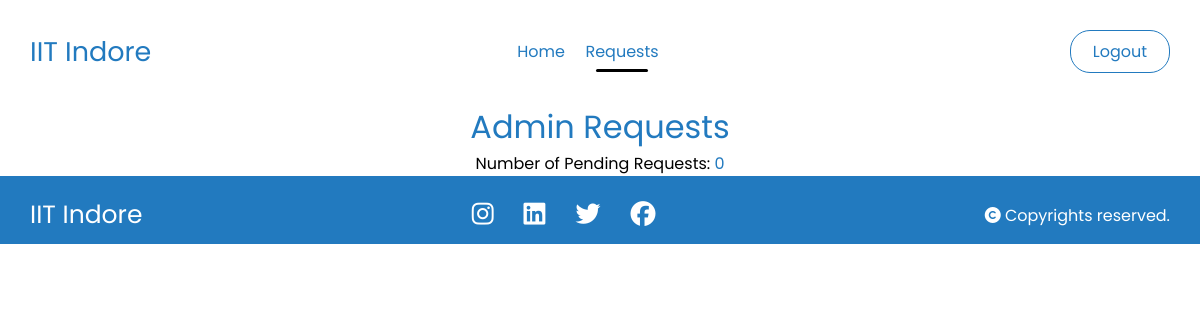
Page /admin_requests/ (signed in) on the earlier database version.
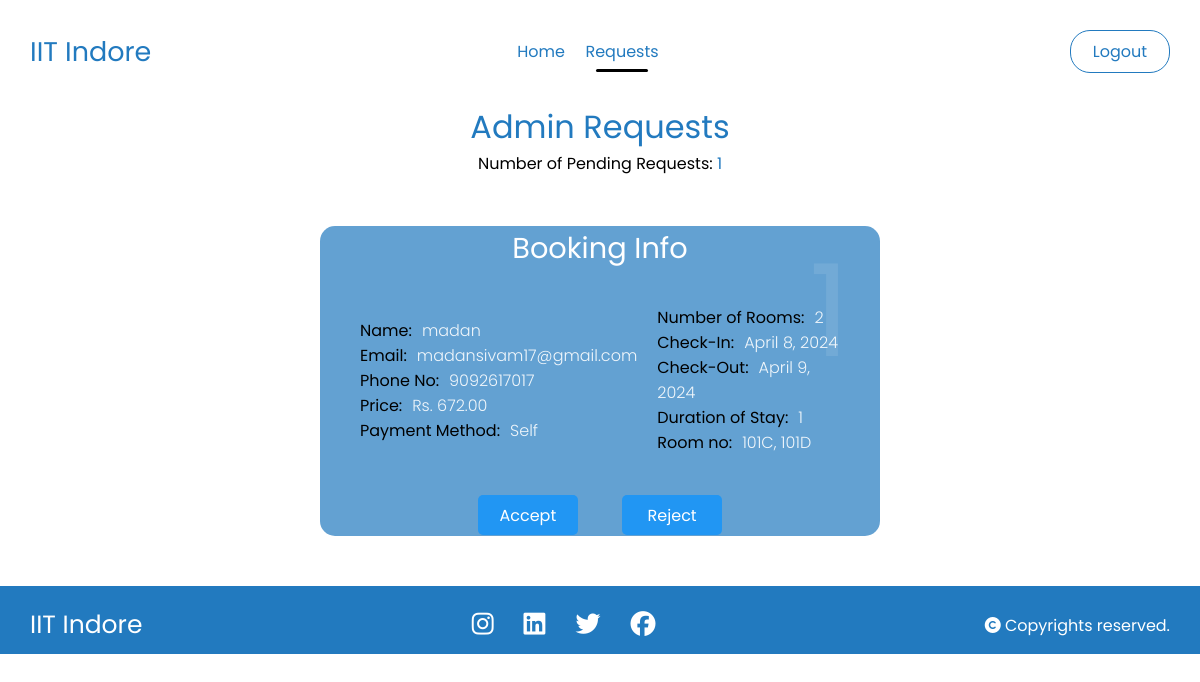
Same page on the later database version.
### hostel/models.py (models this page shows, shortened)
class Reservation(models.Model):
    PAYMENT_CHOICES = (
        ('1', 'Pending'),
        ('2', 'Done'),
        ('3', 'Pay Later')
    )
    VERIFIED_CHOICES = (
        ('1', 'Accepted'),
        ('2', 'Rejected'),
        ('3', 'Pending')
    )
    PAYMENT_METHOD = (
        ('1', 'Self'),
        ('2', 'Project')
    )
    id = models.AutoField(primary_key=True)
    user = models.ForeignKey(User, on_delete=models.CASCADE)
    email = models.EmailField()
    payment_method = models.CharField(max_length=1, default='1', choices=PAYMENT_METHOD)
    project_email = models.EmailField(blank=True)
    project_description = models.TextField(blank=True)
    phone_number = models.CharField(max_length=15)
    number_of_rooms = models.PositiveIntegerField()
    check_in_date = models.DateField()
    check_out_date = models.DateField()
    room_numbers = models.CharField(max_length=255, help_text="Enter room numbers separated by commas")
    tariff_per_day = models.DecimalField(max_digits=10, decimal_places=2, default=0.00)
    price = models.DecimalField(max_digits=10, decimal_places=2, default=0.00)
    total_price = models.DecimalField(max_digits=10, decimal_places=2, default=0.00)
    gst = models.DecimalField(max_digits=5, decimal_places=2, default=0.00)
    length_of_stay = models.IntegerField(default = 1)
    payment_status = models.CharField(max_length=1, default='1', choices = PAYMENT_CHOICES)
    verified_status = models.CharField(max_length=1, default='3', choices=VERIFIED_CHOICES)
    def get_room_numbers(self):
        return self.room_numbers.split(',')
    def set_room_numbers(self, room_numbers):
        self.room_numbers = ','.join(room_numbers)
    room_numbers_list = property(get_room_numbers, set_room_numbers)

### hostel/decorators.py (the view)
        def wrapper(request, *args, **kwargs):
            if request.user.is_authenticated and request.user.username in usernames:
                return view_func(request, *args, **kwargs)
            else:
                return HttpResponseRedirect('/login/')  # Redirect to login page if not authenticated or not in the admin list

### hostel/views.py (called while the page is built, shortened)
@login_required
@admin_required(['madan'])
def admin_requests(request):
    unverified_reservations = Reservation.objects.filter(verified_status='3')
    quantity = len(unverified_reservations)
    print(quantity)  # For debugging purposes
    return render(request, 'admin/admin_requests.html', {'quantity': quantity, 'unverified_reservations': unverified_reservations})

### templates/admin/admin_requests.html (shortened to what this page needs)
{% load static %}
<!DOCTYPE html>
<html lang="en">
<head>
    <link rel="stylesheet" href="{% static 'navbar.css' %}">
</head>
<body>
    <div class="nav1">
        <div>
          <h3>IIT Indore</h3>
        </div>
        <div class="headings">
          <a href="{% url 'admin_index' %}">Home</a>
          <a href="{% url 'admin_requests' %}" class="active">Requests</a>
        </div>
          <div class="nav1-login">
              {% if user.is_authenticated %}
              <a href='{% url "logout" %}'>Logout</a>
              {% else %}
              <a href='{% url "login" %}'>Login</a>
              {% endif %}
          </div>
    </div>
    <div class="headings">
      <h1>Admin Requests</h1>
      <p>Number of Pending Requests: <span>{{ quantity }}</span></p>
    </div>
    {% for reservation in unverified_reservations %}
    <div class="container">
      <div class="card">
        <div class="box">
          <div class="content">
            <h2>{{ forloop.counter }}</h2>
            <h3>Booking Info</h3>
            <div class="columns">
              <div class="left">
                <p><span>Name:</span>{{ user.username }}</p>
                <p><span>Email:</span>{{ reservation.email }}</p>
                <p><span>Phone No:</span>{{ reservation.phone_number }}</p>
                <p><span>Price:</span>Rs. {{ reservation.total_price }}</p>
                <p><span>Payment Method:</span>{{ reservation.get_payment_method_display }}</p>
              </div>
              <div class="right">
                <p><span>Number of Rooms:</span>{{ reservation.number_of_rooms }}</p>
                <p><span>Check-In:</span>{{ reservation.check_in_date }}</p>
                <p><span>Check-Out:</span>{{ reservation.check_out_date }}</p>
                <p><span>Duration of Stay:</span>{{ reservation.length_of_stay }}</p>
                <p><span>Room no:</span>{{ reservation.room_numbers_list|join:", " }}</p>
              </div>
            </div>
            <div class="btn-row">
              <form method="post">
                <button type="submit" class="btn accept" name="action" value="accept" onclick="return confirmAction()">Accept</button>
                <button type="submit" class="btn reject" name="action" value="reject" onclick="return confirmAction()">Reject</button>
              </form>
            </div>
          </div>
        </div>
      </div>
    </div>
    {% endfor %}
    <footer>
        <div class="footer">
          <div class="info">
            <h4>IIT Indore</h4>
          </div>
          <div class="social">
            <ul>
              <li><a href="#"><i class="fa-brands fa-instagram"></i></a></li>
              <li><a href="#"><i class="fa-brands fa-linkedin"></i></a></li>
              <li><a href="#"><i class="fa-brands fa-twitter"></i></a></li>
              <li><a href="#"><i class="fa-brands fa-facebook"></i></a></li>
            </ul>
          </div>
          <div class="rights">
            <p><i class="fa-solid fa-copyright"></i> Copyrights reserved.</p>
          </div>
        </div>
    </footer>
</body>
</html>

### static/navbar.css (style rules this page uses)
* { margin: 0; padding: 0; box-sizing: border-box; font-family: 'Ubuntu', cursive; font-weight: 400; }
:root { --main-color: #fff; --secondary-color: rgb(34,122,191); --primary-color: #000; }
.nav1 { width: 100%; padding: 30px; position: sticky; top: 0px; display: flex; justify-content: space-between; align-items: center; background: transparent; z-index: 33; }
.nav1 .headings a { text-decoration: none; font-size: 16px; color: var(--secondary-color); margin-right: 3%; position: relative; transition: 0.3s all ease-in-out; }
.nav1 div:nth-child(1) h3 { font-size: 27px; color: var(--secondary-color); }
.nav1 div:nth-child(3) { display: flex; align-items: center; justify-content: flex-end; }
.nav1 .headings { display: flex; align-items: center; justify-content: center; width: 60%; }
.nav1 div:nth-child(3) a { margin-left: 25px; }
.nav1-login a { background: transparent; border: 1.5px solid var(--secondary-color); border-radius: 20px; text-decoration: none; width: 100px; text-align: center; padding: 8px; color: var(--secondary-color); }
.active::after { content: ''; position: absolute; width: 70%; left: 15%; bottom: -8px; height: 3px; background-color: var(--primary-color); border-radius: 10px; }
footer { left: 0; bottom: 0; width: 100%; background-color: var(--secondary-color); color: #fff; text-align: center; }
footer .footer { display: flex; justify-content: space-between; align-items: center; flex-wrap: wrap; padding: 20px 30px 10px; background-color: var(--secondary-color); color: #fff; }
.info h4 { text-align: center; color: #fff; font-size: 25px; }
.social ul { display: flex; align-items: center; }
.social ul li { list-style-type: none; }
.social ul li a { color: #fff; font-size: 25px; margin: 0px 15px; }

### templates/admin/admin_requests.html (style rules this page uses)
* { margin: 0; padding: 0; box-sizing: border-box; font-family: "Poppins", sans-serif; }
body .container .card { position: relative; width: 50%; min-height: 350px; border-radius: 15px; margin: 30px auto; transition: 0.5s; }
body .container .card .box { position: absolute; top: 20px; left: 20px; right: 20px; bottom: 20px; background: rgba(34,122,191,0.7); border-radius: 15px; display: flex; justify-content: center; align-items: center; overflow: hidden; transition: 0.5s; }
body .container .card .box:before { content: ""; position: absolute; top: 0; left: 0; width: 50%; height: 100%; background: rgba(255, 255, 255, 0.03); z-index: -3; }
body .container .card .box .content { padding: 20px; text-align: center; }
body .container .card .box .content h2 { position: absolute; top: -10px; right: 30px; font-size: 8rem; color: rgba(255, 255, 255, 0.1); }
body .container .card .box .content h3 { font-size: 1.8rem; color: #fff; z-index: 1; transition: 0.5s; margin-bottom: 15px; }
body .container .card .box .content p { font-size: 1rem; font-weight: 300; color: rgba(255, 255, 255, 0.9); z-index: 1; transition: 0.5s; }
.columns { display: flex; justify-content: space-between; align-items: center; padding: 10px; }
.btn-row button { margin-right: 20px; margin-left: 20px; cursor: pointer; }
.btn-row { margin-top: 10px; padding-top: 10px; }
.btn-row button.btn { width: 100px; height: 40px; font-size: 16px; padding: 5px; outline: none; border: none; border-radius: 5px; cursor: pointer; background: rgb(33,150,243); color: #fff; transition: ease-in-out; }
.left { padding: 10px; }
.right { padding: 10px; }
.columns p { text-align: left; }
.columns p span { margin-right: 10px; color: #000; }
.headings h1 { text-align: center; color: var(--secondary-color); }
.headings p { text-align: center; }
.headings p span { color: var(--secondary-color); }

Differences in the rows shown:
added Reservation: email "madansivam17@gmail.com", phone_number "9092617017", total_price "672.00", payment_method "Self", number_of_rooms "2", check_in_date "April 8, 2024", check_out_date "April 9, 2024", length_of_stay "1", room_numbers_list "101C, 101D"
Other differences:
{{ quantity }}: "0" → "1"
